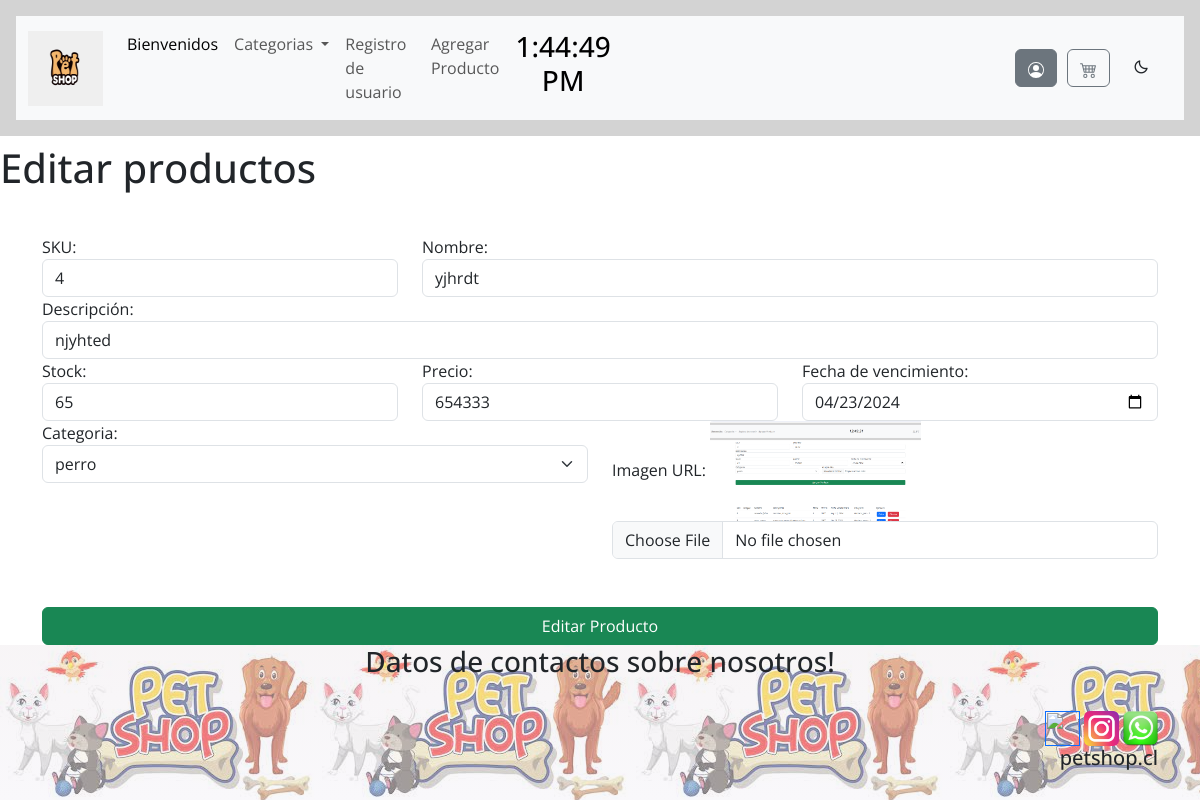
Page /editarProducto/4 on the earlier database version.
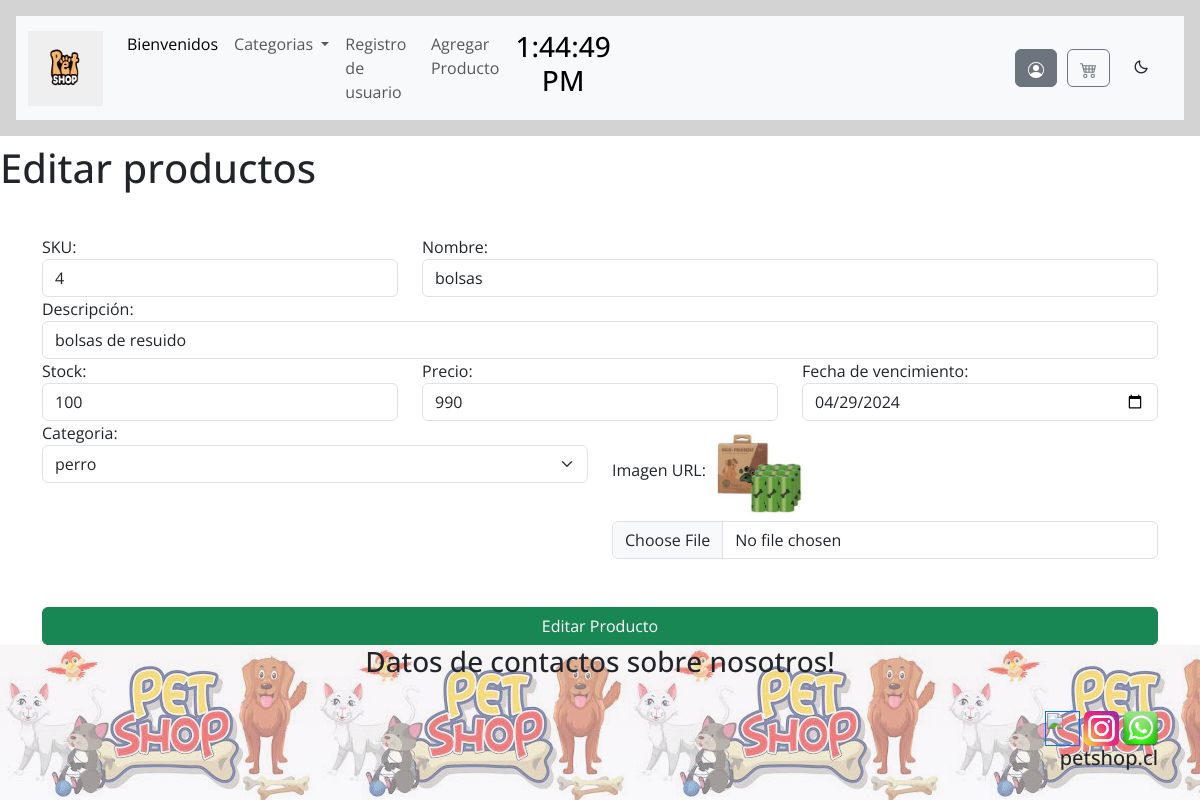
Same page on the later database version.
### apps/Tienda/models.py (models this page shows, shortened)
class Producto(models.Model):
    sku = models.IntegerField(primary_key=True)
    nombre = models.CharField(max_length=100, null=False)
    descripcion = models.CharField(max_length=150,null=False)
    stock = models.IntegerField(null=False)
    precio = models.IntegerField(null=False)
    fecha_ingreso = models.DateField(auto_now_add=True)
    fecha_vencimiento = models.DateField(null=True,blank=True)
    categoria_id = models.ForeignKey(Categoria,on_delete=models.CASCADE)
    image_url = models.ImageField(upload_to="imagenesProductos")

### apps/Tienda/views.py (the view)
# urls.py: path('editarProducto/<sku>',views.cargarEditarProducto),
def cargarEditarProducto(request,sku):
    productos = Producto.objects.get(sku = sku)
    categorias = Categoria.objects.all()
    cateId = productos.categoria_id
    productoCategoria = Categoria.objects.get(categoria_id = cateId.categoria_id).categoria_id
    return render(request,"editarProducto.html",{"prod":productos, "cate":categorias,"categoriaId":productoCategoria})

### apps/Tienda/templates/editarProducto.html
{% extends './base.html' %}
{% block body %}
    <h1>Editar productos</h1>
    <div class="container">
        <form action="/editarProductoForm" method="POST" enctype="multipart/form-data"> {% csrf_token %}
            <div class="row">
                <div class="col-md-4">
                    <label for="txtSku">SKU:</label>
                    <input readonly value="{{prod.sku}}" name="txtSku" id="txtSku" type="text" class="form-control">
                </div>
                <div class="col-md-8">
                    <label for="txtNombre">Nombre:</label>
                    <input value="{{prod.nombre}}" name="txtNombre" id="txtNombre" type="text" class="form-control">
                </div>
                <div class="col-md-12">
                    <label for="txtDescripcion">Descripción:</label>
                    <input value="{{prod.descripcion}}" name="txtDescripcion" id="txtDescripcion" type="text" class="form-control">
                </div>
                <div class="col-md-4">
                    <label for="txtStock">Stock:</label>
                    <input value="{{prod.stock}}" name="txtStock" id="txtStock" type="text" class="form-control">
                </div>
                <div class="col-md-4">
                    <label for="txtPrecio">Precio:</label>
                    <input value="{{prod.precio}}" name="txtPrecio" id="txtPrecio" type="number" class="form-control">
                </div>
                <div class="col-md-4">
                    <label for="fechaVencimientoSel">Fecha de vencimiento:</label>
                    <input value="{{prod.fecha_vencimiento|date:'Y-m-d'}}" type="date" name="fechaVencimientoSel" id="fechaVencimientoSel" type="text" class="form-control">
                </div>
                <div class="col-md-6">
                    <label for="cmbCategoria">Categoria:</label>
                    <select name="cmbCategoria" id="cmbCategoria" class="form-select" aria-label="Default select example">
                        {% for c in cate %}
                        <option value="{{c.categoria_id}}" {% if categoriaId == c.categoria_id %} selected {% endif %}>{{c.nombre}}</option>
                        {% endfor %}
                      </select>
                </div>
                <div class="col-md-6">
                    <label for="txtImg">Imagen URL:</label>
                    <img src="{{prod.image_url.url}}" alt="" height="100">
                    <input  name="txtImg" id="txtImg" type="file" class="form-control">
                </div>
            </div>
            <button class="btn btn-success mt-5 w-100">Editar Producto</button>
        </form>
    </div>
    {% endblock %}

Differences in the rows shown:
changed Producto id 4: txtNombre "yjhrdt" → "bolsas"; txtDescripcion "njyhted" → "bolsas de resuido"; txtStock "65" → "100"; txtPrecio "654333" → "990"; fechaVencimientoSel "04/23/2024" → "04/29/2024"; image_url: a different picture
